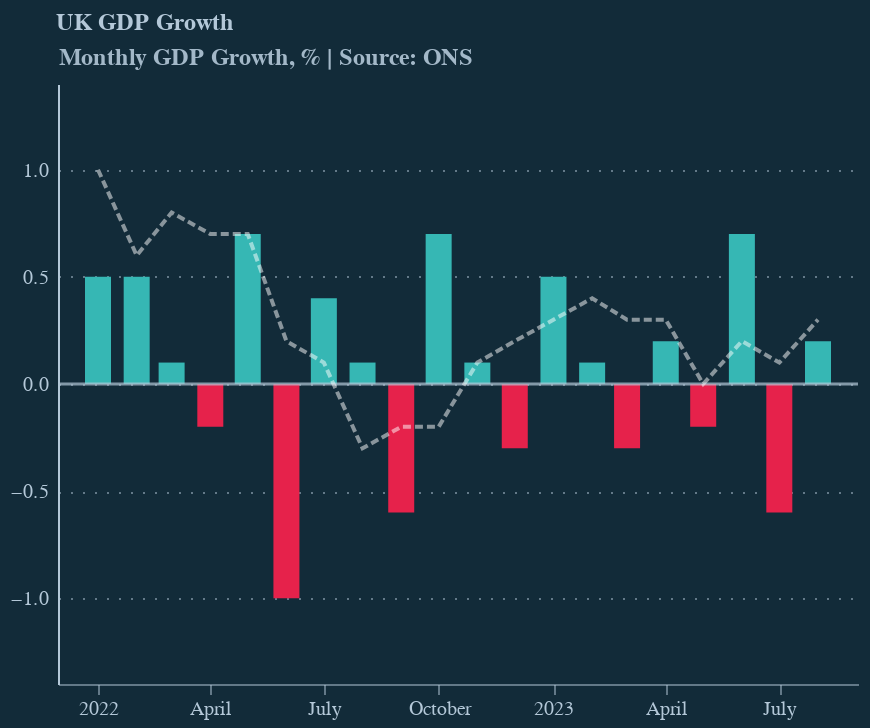

The cell this chart's notebook holds for it:
### Code cell
chart.display()

### Figure 1 — Vega-Lite specification as saved in the notebook (floating-point values rounded to 4 significant figures)
{"config": {"view": {"continuousWidth": 300, "continuousHeight": 300, "stroke": null}, "background": "#122b39", "font": "Circular Std", "title": {"anchor": "start", "color": "#b4c8d8", "dx": 23, "fontSize": 12, "subtitleColor": "#000000", "subtitleFontSize": 12}}, "layer": [{"data": {"name": "data-95c71fe11be8a9daffcfecbcd8deb417"}, "mark": {"type": "bar", "width": 13}, "encoding": {"color": {"condition": {"test": "(datum.value > 0)", "value": "#36b7b4"}, "value": "#e6224b"}, "x": {"axis": {"domainColor": "#b4c8d8", "domainOpacity": 0.5, "grid": false, "labelAngle": 0, "labelColor": "#b4c8d8", "tickColor": "#b4c8d8", "tickCount": 10, "tickOpacity": 0.5, "title": null}, "field": "date", "scale": {"padding": 20}, "type": "temporal"}, "y": {"axis": {"domainColor": "#b4c8d8", "gridColor": "#b4c8d8", "gridDash": [1, 5], "gridOpacity": 0.5, "labelColor": "#b4c8d8", "labelPadding": 5, "tickColor": "#b4c8d8", "tickCount": 7, "tickOpacity": 0.5, "ticks": false, "title": "Monthly GDP Growth, % | Source: ONS", "titleAlign": "left", "titleAngle": 0, "titleBaseline": "bottom", "titleColor": "#b4c8d8", "titleFontSize": 12, "titleOpacity": 0.9, "titleX": 0, "titleY": -7}, "field": "value", "scale": {"padding": 35, "zero": false}, "type": "quantitative"}}, "title": "UK GDP Growth"}, {"data": {"name": "data-06fd9f850666401b4599de5588b60692"}, "mark": {"type": "rule", "color": "#b4c8d8", "opacity": 0.7, "size": 1.5}, "encoding": {"y": {"field": "y", "type": "quantitative"}}}, {"data": {"name": "data-af39f161eb49aac50eb1517c6139be8c"}, "mark": {"type": "line", "color": "#fff", "strokeDash": [4, 2], "strokeOpacity": 0.5}, "encoding": {"x": {"field": "date", "type": "temporal"}, "y": {"field": "value", "type": "quantitative"}}}], "height": 300, "width": 400, "$schema": "https://vega.github.io/schema/vega-lite/v5.8.0.json", "datasets": {"data-95c71fe11be8a9daffcfecbcd8deb417": [{"date": "2022-01-01T00:00:00", "month": "January", "value": 0.5, "year": "2022"}, {"date": "2022-02-01T00:00:00", "month": "February", "value": 0.5, "year": "2022"}, {"date": "2022-03-01T00:00:00", "month": "March", "value": 0.1, "year": "2022"}, {"date": "2022-04-01T00:00:00", "month": "April", "value": -0.2, "year": "2022"}, {"date": "2022-05-01T00:00:00", "month": "May", "value": 0.7, "year": "2022"}, {"date": "2022-06-01T00:00:00", "month": "June", "value": -1.0, "year": "2022"}, {"date": "2022-07-01T00:00:00", "month": "July", "value": 0.4, "year": "2022"}, {"date": "2022-08-01T00:00:00", "month": "August", "value": 0.1, "year": "2022"}, {"date": "2022-09-01T00:00:00", "month": "September", "value": -0.6, "year": "2022"}, {"date": "2022-10-01T00:00:00", "month": "October", "value": 0.7, "year": "2022"}, {"date": "2022-11-01T00:00:00", "month": "November", "value": 0.1, "year": "2022"}, {"date": "2022-12-01T00:00:00", "month": "December", "value": -0.3, "year": "2022"}, {"date": "2023-01-01T00:00:00", "month": "January", "value": 0.5, "year": "2023"}, {"date": "2023-02-01T00:00:00", "month": "February", "value": 0.1, "year": "2023"}, {"date": "2023-03-01T00:00:00", "month": "March", "value": -0.3, "year": "2023"}, {"date": "2023-04-01T00:00:00", "month": "April", "value": 0.2, "year": "2023"}, {"date": "2023-05-01T00:00:00", "month": "May", "value": -0.2, "year": "2023"}, {"date": "2023-06-01T00:00:00", "month": "June", "value": 0.7, "year": "2023"}, {"date": "2023-07-01T00:00:00", "month": "July", "value": -0.6, "year": "2023"}, {"date": "2023-08-01T00:00:00", "month": "August", "value": 0.2, "year": "2023"}], "data-06fd9f850666401b4599de5588b60692": [{"y": 0}], "data-af39f161eb49aac50eb1517c6139be8c": [{"date": "2022-01-01T00:00:00", "month": "January", "value": 1.0, "year": "2022"}, {"date": "2022-02-01T00:00:00", "month": "February", "value": 0.6, "year": "2022"}, {"date": "2022-03-01T00:00:00", "month": "March", "value": 0.8, "year": "2022"}, {"date": "2022-04-01T00:00:00", "month": "April", "value": 0.7, "year": "2022"}, {"date": "2022-05-01T00:00:00", "month": "May", "value": 0.7, "year": "2022"}, {"date": "2022-06-01T00:00:00", "month": "June", "value": 0.2, "year": "2022"}, {"date": "2022-07-01T00:00:00", "month": "July", "value": 0.1, "year": "2022"}, {"date": "2022-08-01T00:00:00", "month": "August", "value": -0.3, "year": "2022"}, {"date": "2022-09-01T00:00:00", "month": "September", "value": -0.2, "year": "2022"}, {"date": "2022-10-01T00:00:00", "month": "October", "value": -0.2, "year": "2022"}, {"date": "2022-11-01T00:00:00", "month": "November", "value": 0.1, "year": "2022"}, {"date": "2022-12-01T00:00:00", "month": "December", "value": 0.2, "year": "2022"}, {"date": "2023-01-01T00:00:00", "month": "January", "value": 0.3, "year": "2023"}, {"date": "2023-02-01T00:00:00", "month": "February", "value": 0.4, "year": "2023"}, {"date": "2023-03-01T00:00:00", "month": "March", "value": 0.3, "year": "2023"}, {"date": "2023-04-01T00:00:00", "month": "April", "value": 0.3, "year": "2023"}, {"date": "2023-05-01T00:00:00", "month": "May", "value": 0.0, "year": "2023"}, {"date": "2023-06-01T00:00:00", "month": "June", "value": 0.2, "year": "2023"}, {"date": "2023-07-01T00:00:00", "month": "July", "value": 0.1, "year": "2023"}, {"date": "2023-08-01T00:00:00", "month": "August", "value": 0.3, "year": "2023"}]}}
